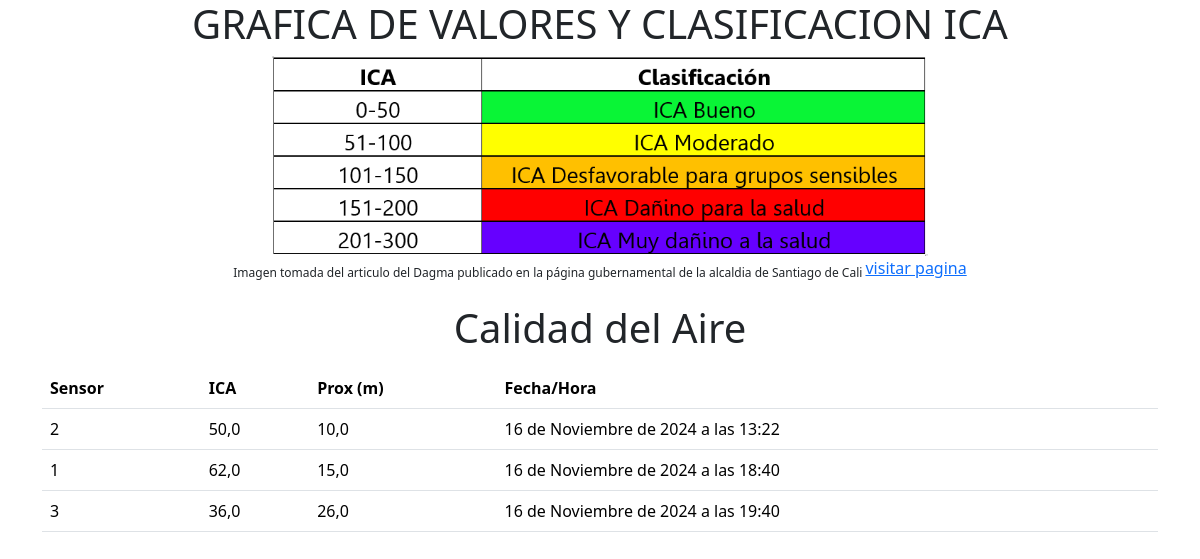
Before: / with the older database file.
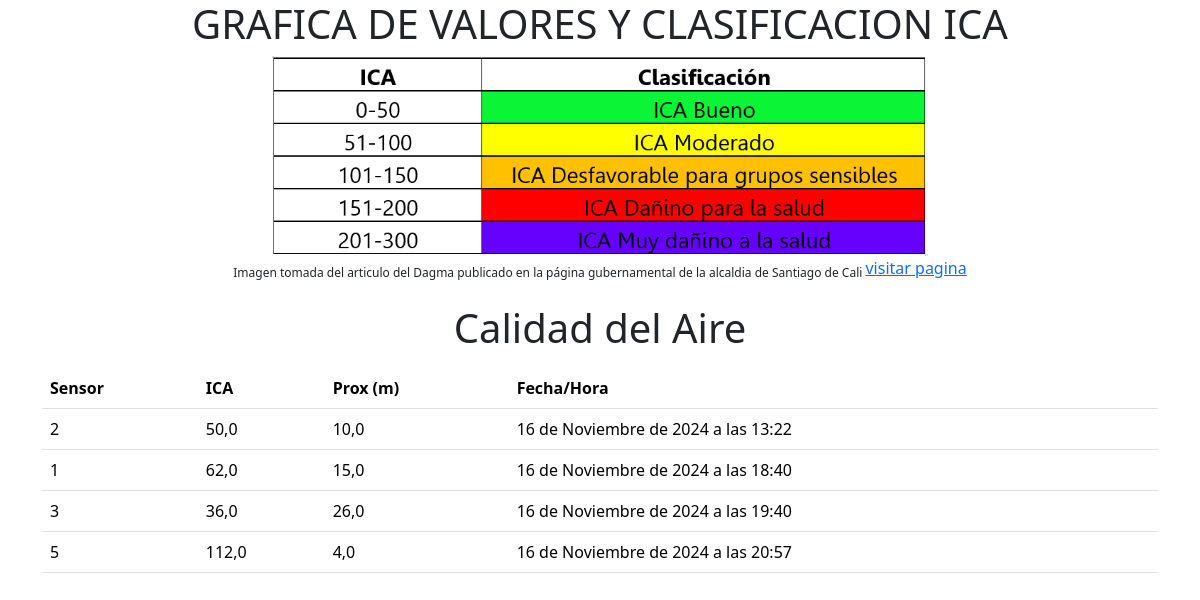
After: the same page with the newer database file.
### monitor/models.py (models this page shows)
class CalidadAire(models.Model):
    sensor_id = models.CharField(max_length=100)
    ica = models.FloatField()
    proximidad = models.FloatField()
    fecha_hora = models.DateTimeField(auto_now_add=True)
    class Meta:
        verbose_name = 'medición'
        verbose_name_plural = 'Aire'

### monitor/views.py (the view)
# urls.py: path('',views.vista_calidad_aire, name='index'),
def vista_calidad_aire(request):
    datos = CalidadAire.objects.all()
    print(datos)
    return render(request, 'index.html', {'datos': datos})

### monitor/templates/index.html (shortened to what this page needs)
<!DOCTYPE html>
<html lang="es">
  <head>
    <link
      href="https://cdn.jsdelivr.net/npm/bootstrap@5.3.3/dist/css/bootstrap.min.css"
      rel="stylesheet"
    />
  </head>
  <body>
    {% load static %}
    <h1 class="text-center">GRAFICA DE VALORES Y CLASIFICACION ICA</h1>
    <div>
      <img
        class="mx-auto d-block"
        src="{% static 'img/tabla.png' %}"
        alt="tabla clasificación"
        height="200"
      />
    </div>
    <div class="text-center">
      <sub
        >Imagen tomada del articulo del Dagma publicado en la página
        gubernamental de la alcaldia de Santiago de Cali </sub
      ><a
        href="https://www.cali.gov.co/dagma/publicaciones/132027/dagma-presenta-balance-de-la-calidad-del-aire-que-respiramos-los-calenos/#:~:text=El%20sistema%20de%20la%20Calidad%20del%20Aire%20de,establecer%20la%20calidad%20del%20aire%20en%20la%20ciudad."
        target="_blank"
      >
        visitar pagina</a
      >
    </div>
    <br />
    <h1 class="text-center mb-3">Calidad del Aire</h1>
    <div class="container">
      <table class="table" id="tabla-calidad-aire">
        <thead class="thead-dark">
          <tr>
            <th>Sensor</th>
            <th>ICA</th>
            <th>Prox (m)</th>
            <th>Fecha/Hora</th>
          </tr>
        </thead>
        <tbody>
          {% for dato in datos %}
          <tr>
            <td>{{ dato.sensor_id }}</td>
            <td>{{ dato.ica }}</td>
            <td>{{ dato.proximidad }}</td>
            <td>{{ dato.fecha_hora }}</td>
          </tr>
          {% endfor %}
        </tbody>
      </table>
    </div>
  </body>
</html>

Changed rows visible on the page:
added CalidadAire: sensor_id "5", ica "112,0", proximidad "4,0", fecha_hora "16 de Noviembre de 2024 a las 20:57"
